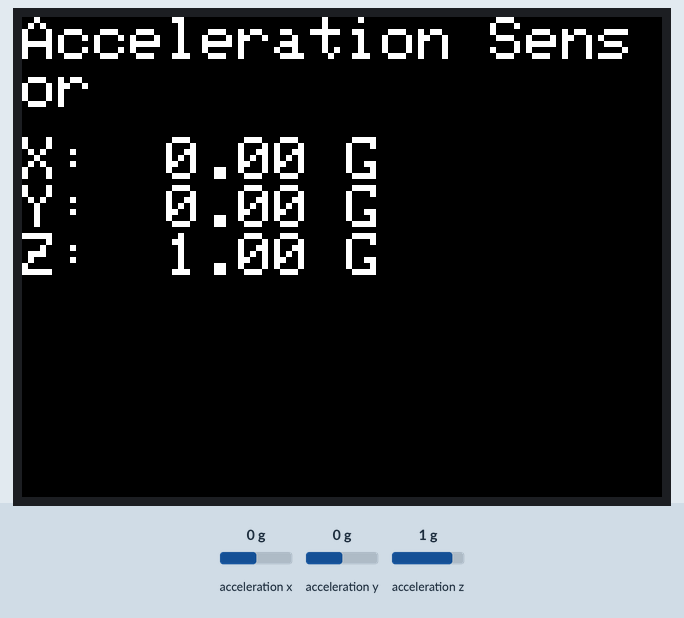
The sketch below on a simulated ESP32. Parts: 320×240 colour display. The test bench sets the inputs (shaded band); at power-on: acceleration x 0 g, acceleration y 0 g, acceleration z 1 g.

Above: at 1.4 s.
1.5 s: acceleration x set to -1.4 g
At 2.2 s:
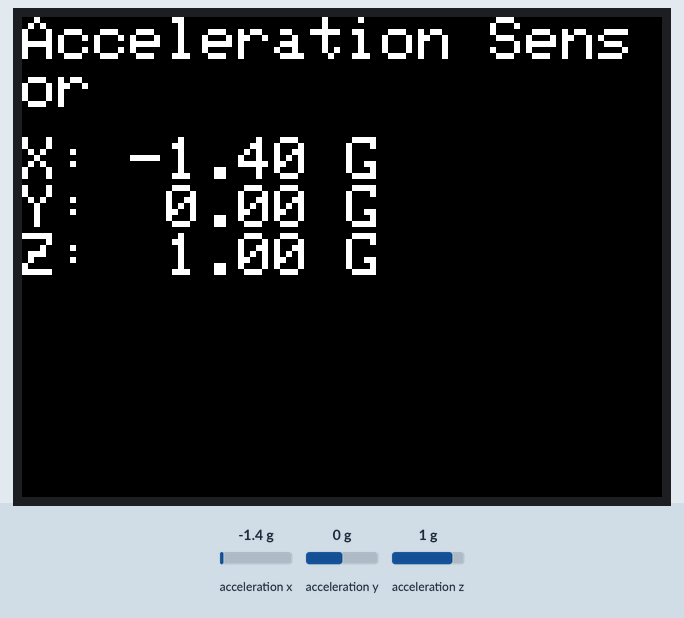
3.0 s: acceleration y set to -1.4 g
At 4.1 s:
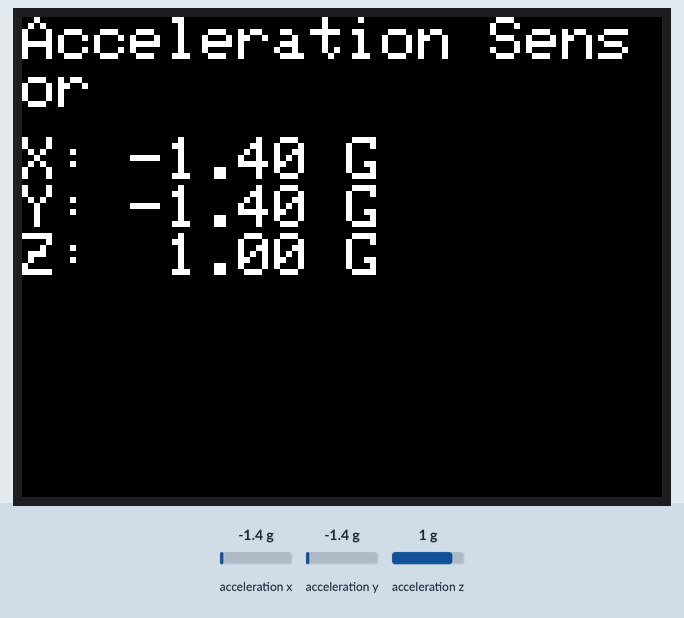
4.5 s: acceleration z set to -1.4 g
At 5.7 s:
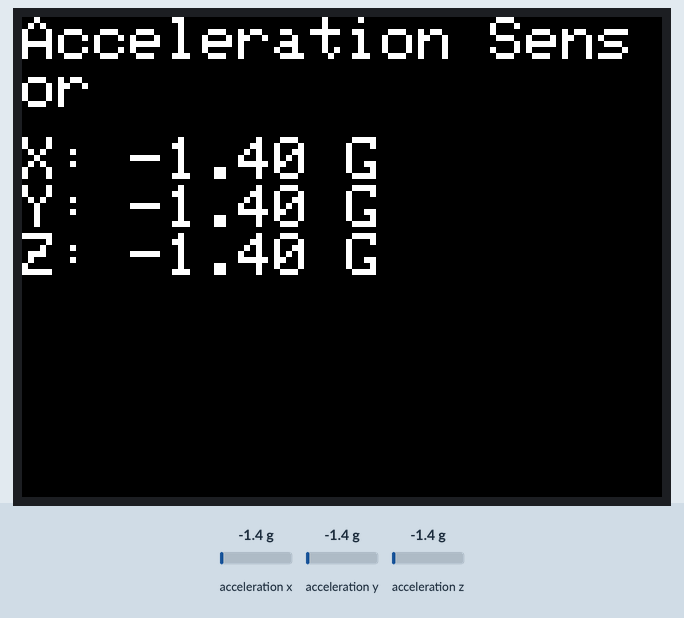
6.0 s: acceleration x set to -0.8 g
At 6.5 s:
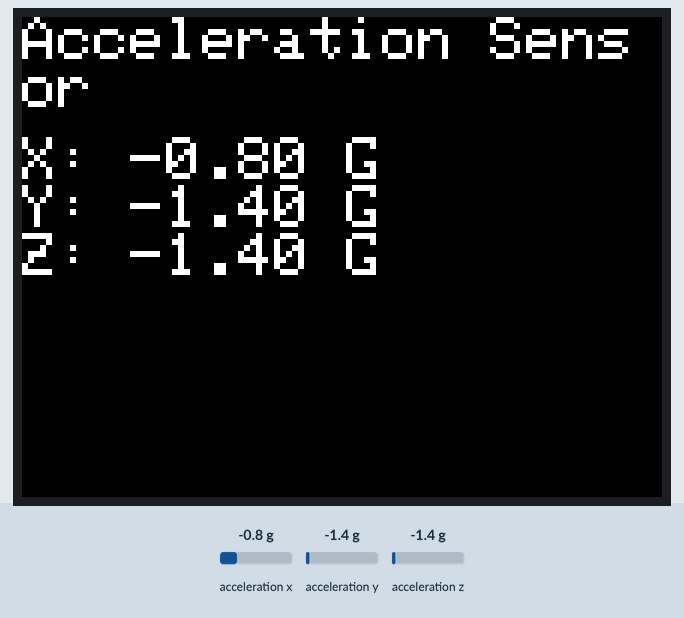
Timing chart, 0 to 8.5 s (numbered marks = the images above; inputs shaded):
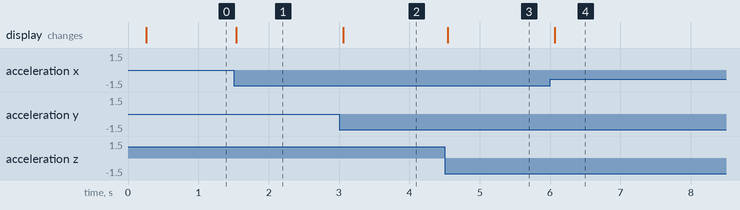

Measured:
- after the input at 1.5 s, the display: changes at once (image 1)
- after the input at 3.0 s, the display: changes after 0.06 s (image 2)
- after the input at 4.5 s, the display: changes at once (image 3)
- after the input at 6.0 s, the display: changes after 0.06 s (image 4)

The sketch:

00_acceleration.ino
```cpp
#define M5STACK_MPU6886  // #include <M5Stack.h> の前にこの行を追加

#include <M5Stack.h>

void setup() {
  M5.begin();
  M5.Power.begin();  // 加速度センサかジャイロセンサを使うときはこの行を追加
  M5.IMU.Init();  // 加速度センサかジャイロセンサを使うときはこの行を追加

  M5.Lcd.fillScreen(BLACK);
  M5.Lcd.setTextSize(3);
}

void loop() {
  float acc_x;  // X軸方向の加速度データを受け取るための変数
  float acc_y;  // Y軸方向の加速度データを受け取るための変数
  float acc_z;  // Z軸方向の加速度データを受け取るための変数
  // getAccelData関数はポインタ渡しでデータを取得する。
  M5.IMU.getAccelData(&acc_x, &acc_y, &acc_z);

  // LCD 表示
  M5.Lcd.setCursor(0, 0);
  M5.Lcd.printf("Acceleration Sensor");
  M5.Lcd.setCursor(0, 60);
  // printf関数によって、通常のC言語フォーマットに沿った書式指定ができる。
  // %5.2f　は、右詰め, 5マス分の幅, 小数点以下を2桁に揃える。
  M5.Lcd.printf("X: %5.2f G\nY: %5.2f G\nZ: %5.2f G", acc_x, acc_y, acc_z);

  delay(1);
}
```
